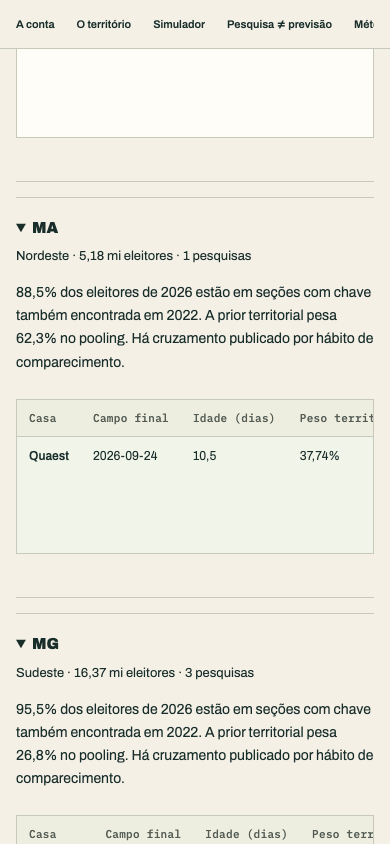
#> input picture analysis/predicao_2026/qa-mobile-sources.png, 390 x 844 px; its folder holds only this picture in this run
$ python -i tse.py   (imports and definitions only)
#> lines starting #> are read from the running program, lines starting #| are printed output that depends on the picture
#> further down, picture is the input picture: PIL image 390x844 RGB; mean R, G, B 235.6, 233.9, 224
"""Candidaturas ao Senado 2026, Senado que continua (2022) e fotos oficiais.

Tudo sai dos arquivos oficiais do TSE, lidos em streaming. Nada e digitado a mao,
exceto a tabela APELIDOS, que declara cada excecao de nome de forma explicita.
"""

from __future__ import annotations

import csv
import io
import re
import unicodedata
import zipfile
from collections import defaultdict
from pathlib import Path

ROOT = Path(__file__).resolve().parents[2]
RAW = ROOT / "data/raw/tse_candidatos_2026"
FOTOS_ZIP = RAW / "fotos"
CAND_ZIP = RAW / "consulta_cand_2026.zip"
RES_2022 = ROOT / "data/raw/tse_resultados/votacao_candidato_munzona_2022.zip"
ELEITORADO_JSON = ROOT / "data/outputs/predicao_2026/tse.json"
SAIDA = ROOT / "analysis/senado_2026"
IMG = ROOT / "docs/img/senado"
URL_FOTOS = (
    "https://cdn.tse.jus.br/estatistica/sead/eleicoes/eleicoes2026/fotos/"
    "foto_cand2026_{uf}_div.zip"
)

UFS = [
    "AC",
    "AL",
    "AM",
    "AP",
    "BA",
    "CE",
    "DF",
    "ES",
    "GO",
    "MA",
    "MG",
    "MS",
    "MT",
    "PA",
    "PB",
    "PE",
    "PI",
    "PR",
    "RJ",
    "RN",
    "RO",
    "RR",
    "RS",
    "SC",
    "SE",
    "SP",
    "TO",
]

# Excecoes declaradas: (UF, nome na pesquisa normalizado) -> nome de urna
# normalizado no TSE. Cada linha precisa de motivo escrito ao lado. Vazia por
# decisao: nenhum casamento por adivinhacao silenciosa.
# (UF, nome normalizado na pesquisa) -> nome de urna normalizado no TSE. Cada
# entrada foi conferida contra consulta_cand_2026 em 03/10/2026.
APELIDOS: dict[tuple[str, str], str] = {
    ("PI", "julio cesar"): "julio cesar o julim do lula",
    ("PE", "mailson neto"): "mailson da silva neto",
    ("SE", "renatinha oliveira"): "renatinha",
    ("RO", "bruno bolsonaro scheid"): "bruno scheid",
    ("RR", "helio bolsonaro"): "helio fernando barbosa lopes",
    ("TO", "nilton santos"): "coronel nilton santos",
}

# Nome de urna repetido na mesma UF (dois registros da mesma pessoa no TSE):
# o SQ escolhido e o registro mais recente, declarado aqui.
DESEMPATE: dict[tuple[str, str], str] = {
    ("SP", "guto schiavetto"): "250002554075",
}

NULOS = {"#NULO", "#NE", "-1", "-3", ""}
LADO_FOTO = 240
QUALIDADE_JPEG = 82


# [7 lines left out: function normalizar, not called in this run]


def _valor(texto: str | None) -> str | None:
    texto = (texto or "").strip()
    return None if texto in NULOS else texto


# [149 lines left out: functions ler_csv, linha_candidato, ler_candidatos, eleitos_2022, ler_eleitos_2022, casar_nomes and 2 more, not called in this run]


def recorte_quadrado(imagem, lado: int = LADO_FOTO):
    """Recorte central quadrado e reducao para lado x lado (Pillow)."""
#> called with lado = 240
    from PIL import Image

    imagem = imagem.convert("RGB")
    w, h = imagem.size
#> w = 390; h = 844
    m = min(w, h)
#> m = 390
    esq, topo = (w - m) // 2, (h - m) // 2
#> esq = 0; topo = 227
    return imagem.crop((esq, topo, esq + m, topo + m)).resize(
        (lado, lado), Image.Resampling.LANCZOS
    )
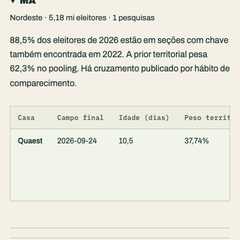
#> returned value: PIL image 240x240 RGB; mean R, G, B 233.5, 232.9, 222.2


# [51 lines left out: functions baixar_fotos, exportar_fotos, not called in this run]

>>> from PIL import Image
>>> picture = Image.open('../../analysis/predicao_2026/qa-mobile-sources.png')
>>> result = recorte_quadrado(picture)

$ run again, on analysis/predicao_2026/qa-desktop-recency.png
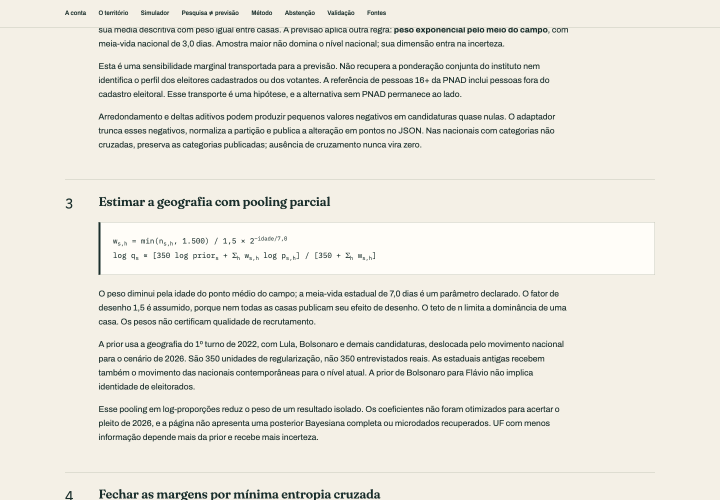
#> input picture analysis/predicao_2026/qa-desktop-recency.png, 1440 x 1000 px (shown at 1/2 size)
#> picture is the input picture: PIL image 1440x1000 RGB; mean R, G, B 234.5, 231.8, 222.5
#> in recorte_quadrado, `return imagem.crop((esq, topo, esq + m, topo + m)).resize( (lado, lado..`:
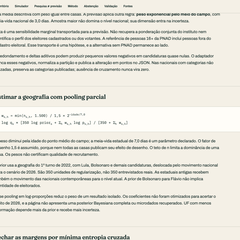
#> returned value: PIL image 240x240 RGB; mean R, G, B 230.7, 228.6, 219.6

$ run again, on analysis/predicao_2026/qa-desktop-simulator.png
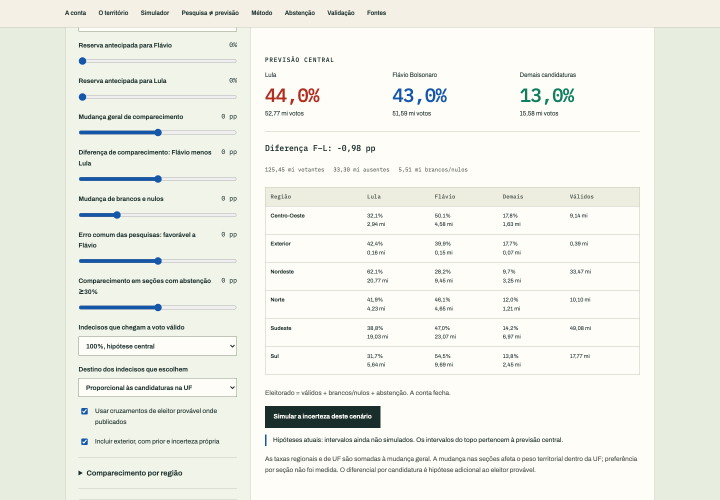
#> input picture analysis/predicao_2026/qa-desktop-simulator.png, 1440 x 1000 px (shown at 1/2 size)
#> picture is the input picture: PIL image 1440x1000 RGB; mean R, G, B 238.8, 240.1, 232.3
#> in recorte_quadrado, `return imagem.crop((esq, topo, esq + m, topo + m)).resize( (lado, lado..`:
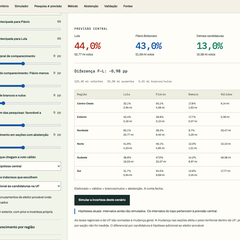
#> returned value: PIL image 240x240 RGB; mean R, G, B 240.4, 240.7, 234.4
